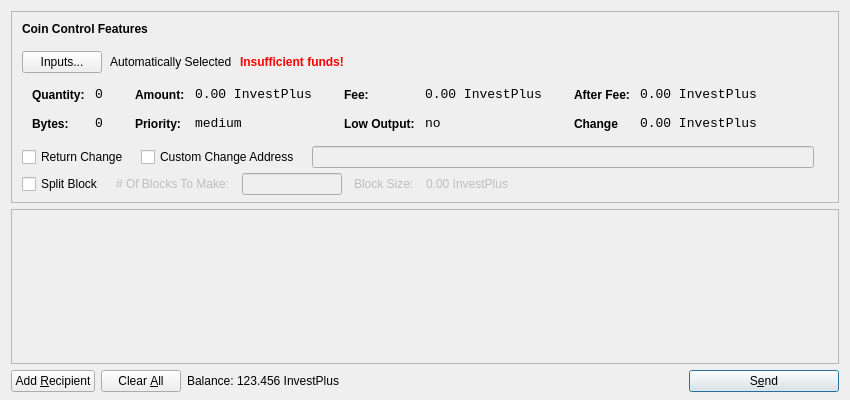
<?xml version="1.0" encoding="UTF-8"?>
<ui version="4.0">
 <class>SendCoinsDialog</class>
 <widget class="QDialog" name="SendCoinsDialog">
  <property name="geometry">
   <rect>
    <x>0</x>
    <y>0</y>
    <width>850</width>
    <height>400</height>
   </rect>
  </property>
  <property name="windowTitle">
   <string>Send Coins</string>
  </property>
  <layout class="QVBoxLayout" name="verticalLayout" stretch="0,1,0">
   <property name="bottomMargin">
    <number>8</number>
   </property>
   <item>
    <widget class="QFrame" name="frameCoinControl">
     <property name="sizePolicy">
      <sizepolicy hsizetype="Expanding" vsizetype="Expanding">
       <horstretch>0</horstretch>
       <verstretch>0</verstretch>
      </sizepolicy>
     </property>
     <property name="maximumSize">
      <size>
       <width>16777215</width>
       <height>16777215</height>
      </size>
     </property>
     <property name="frameShape">
      <enum>QFrame::StyledPanel</enum>
     </property>
     <property name="frameShadow">
      <enum>QFrame::Sunken</enum>
     </property>
     <layout class="QVBoxLayout" name="verticalLayoutCoinControl2">
      <property name="spacing">
       <number>6</number>
      </property>
      <property name="leftMargin">
       <number>0</number>
      </property>
      <property name="topMargin">
       <number>0</number>
      </property>
      <property name="rightMargin">
       <number>0</number>
      </property>
      <property name="bottomMargin">
       <number>6</number>
      </property>
      <item>
       <layout class="QVBoxLayout" name="verticalLayoutCoinControl" stretch="0,0,0,0,1">
        <property name="spacing">
         <number>0</number>
        </property>
        <property name="leftMargin">
         <number>10</number>
        </property>
        <property name="topMargin">
         <number>10</number>
        </property>
        <item>
         <layout class="QHBoxLayout" name="horizontalLayoutCoinControl1">
          <property name="bottomMargin">
           <number>15</number>
          </property>
          <item>
           <widget class="QLabel" name="labelCoinControlFeatures">
            <property name="sizePolicy">
             <sizepolicy hsizetype="Preferred" vsizetype="Maximum">
              <horstretch>0</horstretch>
              <verstretch>0</verstretch>
             </sizepolicy>
            </property>
            <property name="font">
             <font>
              <weight>75</weight>
              <bold>true</bold>
             </font>
            </property>
            <property name="styleSheet">
             <string notr="true">font-weight:bold;</string>
            </property>
            <property name="text">
             <string>Coin Control Features</string>
            </property>
           </widget>
          </item>
         </layout>
        </item>
        <item>
         <layout class="QHBoxLayout" name="horizontalLayoutCoinControl2" stretch="0,0,0,0">
          <property name="spacing">
           <number>8</number>
          </property>
          <property name="bottomMargin">
           <number>10</number>
          </property>
          <item>
           <widget class="QPushButton" name="pushButtonCoinControl">
            <property name="styleSheet">
             <string notr="true"/>
            </property>
            <property name="text">
             <string>Inputs...</string>
            </property>
           </widget>
          </item>
          <item>
           <widget class="QLabel" name="labelCoinControlAutomaticallySelected">
            <property name="text">
             <string>Automatically Selected</string>
            </property>
            <property name="margin">
             <number>5</number>
            </property>
           </widget>
          </item>
          <item>
           <widget class="QLabel" name="labelCoinControlInsuffFunds">
            <property name="font">
             <font>
              <weight>75</weight>
              <bold>true</bold>
             </font>
            </property>
            <property name="styleSheet">
             <string notr="true">color:red;font-weight:bold;</string>
            </property>
            <property name="text">
             <string>Insufficient funds!</string>
            </property>
            <property name="margin">
             <number>5</number>
            </property>
           </widget>
          </item>
          <item>
           <spacer name="horizontalSpacerCoinControl">
            <property name="orientation">
             <enum>Qt::Horizontal</enum>
            </property>
            <property name="sizeHint" stdset="0">
             <size>
              <width>40</width>
              <height>1</height>
             </size>
            </property>
           </spacer>
          </item>
         </layout>
        </item>
        <item>
         <widget class="QWidget" name="widgetCoinControl" native="true">
          <property name="sizePolicy">
           <sizepolicy hsizetype="Preferred" vsizetype="Preferred">
            <horstretch>0</horstretch>
            <verstretch>0</verstretch>
           </sizepolicy>
          </property>
          <property name="minimumSize">
           <size>
            <width>0</width>
            <height>0</height>
           </size>
          </property>
          <property name="styleSheet">
           <string notr="true"/>
          </property>
          <layout class="QHBoxLayout" name="horizontalLayoutCoinControl5">
           <property name="margin">
            <number>0</number>
           </property>
           <item>
            <layout class="QHBoxLayout" name="horizontalLayoutCoinControl3" stretch="0,0,0,1">
             <property name="spacing">
              <number>20</number>
             </property>
             <property name="topMargin">
              <number>0</number>
             </property>
             <property name="bottomMargin">
              <number>10</number>
             </property>
             <item>
              <layout class="QFormLayout" name="formLayoutCoinControl1">
               <property name="horizontalSpacing">
                <number>10</number>
               </property>
               <property name="verticalSpacing">
                <number>14</number>
               </property>
               <property name="leftMargin">
                <number>10</number>
               </property>
               <property name="topMargin">
                <number>4</number>
               </property>
               <property name="rightMargin">
                <number>6</number>
               </property>
               <item row="0" column="0">
                <widget class="QLabel" name="labelCoinControlQuantityText">
                 <property name="styleSheet">
                  <string notr="true">font-weight:bold;</string>
                 </property>
                 <property name="text">
                  <string>Quantity:</string>
                 </property>
                 <property name="margin">
                  <number>0</number>
                 </property>
                </widget>
               </item>
               <item row="0" column="1">
                <widget class="QLabel" name="labelCoinControlQuantity">
                 <property name="font">
                  <font>
                   <family>Monospace</family>
                   <pointsize>10</pointsize>
                  </font>
                 </property>
                 <property name="cursor">
                  <cursorShape>IBeamCursor</cursorShape>
                 </property>
                 <property name="contextMenuPolicy">
                  <enum>Qt::ActionsContextMenu</enum>
                 </property>
                 <property name="text">
                  <string>0</string>
                 </property>
                 <property name="margin">
                  <number>0</number>
                 </property>
                 <property name="textInteractionFlags">
                  <set>Qt::LinksAccessibleByMouse|Qt::TextSelectableByKeyboard|Qt::TextSelectableByMouse</set>
                 </property>
                </widget>
               </item>
               <item row="1" column="0">
                <widget class="QLabel" name="labelCoinControlBytesText">
                 <property name="styleSheet">
                  <string notr="true">font-weight:bold;</string>
                 </property>
                 <property name="text">
                  <string>Bytes:</string>
                 </property>
                </widget>
               </item>
               <item row="1" column="1">
                <widget class="QLabel" name="labelCoinControlBytes">
                 <property name="font">
                  <font>
                   <family>Monospace</family>
                   <pointsize>10</pointsize>
                  </font>
                 </property>
                 <property name="cursor">
                  <cursorShape>IBeamCursor</cursorShape>
                 </property>
                 <property name="contextMenuPolicy">
                  <enum>Qt::ActionsContextMenu</enum>
                 </property>
                 <property name="text">
                  <string>0</string>
                 </property>
                 <property name="textInteractionFlags">
                  <set>Qt::LinksAccessibleByMouse|Qt::TextSelectableByKeyboard|Qt::TextSelectableByMouse</set>
                 </property>
                </widget>
               </item>
              </layout>
             </item>
             <item>
              <layout class="QFormLayout" name="formLayoutCoinControl2">
               <property name="horizontalSpacing">
                <number>10</number>
               </property>
               <property name="verticalSpacing">
                <number>14</number>
               </property>
               <property name="leftMargin">
                <number>6</number>
               </property>
               <property name="topMargin">
                <number>4</number>
               </property>
               <property name="rightMargin">
                <number>6</number>
               </property>
               <item row="0" column="0">
                <widget class="QLabel" name="labelCoinControlAmountText">
                 <property name="styleSheet">
                  <string notr="true">font-weight:bold;</string>
                 </property>
                 <property name="text">
                  <string>Amount:</string>
                 </property>
                 <property name="margin">
                  <number>0</number>
                 </property>
                </widget>
               </item>
               <item row="0" column="1">
                <widget class="QLabel" name="labelCoinControlAmount">
                 <property name="font">
                  <font>
                   <family>Monospace</family>
                   <pointsize>10</pointsize>
                  </font>
                 </property>
                 <property name="cursor">
                  <cursorShape>IBeamCursor</cursorShape>
                 </property>
                 <property name="contextMenuPolicy">
                  <enum>Qt::ActionsContextMenu</enum>
                 </property>
                 <property name="text">
                  <string>0.00 InvestPlus</string>
                 </property>
                 <property name="textInteractionFlags">
                  <set>Qt::LinksAccessibleByMouse|Qt::TextSelectableByKeyboard|Qt::TextSelectableByMouse</set>
                 </property>
                </widget>
               </item>
               <item row="1" column="0">
                <widget class="QLabel" name="labelCoinControlPriorityText">
                 <property name="styleSheet">
                  <string notr="true">font-weight:bold;</string>
                 </property>
                 <property name="text">
                  <string>Priority:</string>
                 </property>
                </widget>
               </item>
               <item row="1" column="1">
                <widget class="QLabel" name="labelCoinControlPriority">
                 <property name="font">
                  <font>
                   <family>Monospace</family>
                   <pointsize>10</pointsize>
                  </font>
                 </property>
                 <property name="cursor">
                  <cursorShape>IBeamCursor</cursorShape>
                 </property>
                 <property name="contextMenuPolicy">
                  <enum>Qt::ActionsContextMenu</enum>
                 </property>
                 <property name="text">
                  <string>medium</string>
                 </property>
                 <property name="textInteractionFlags">
                  <set>Qt::LinksAccessibleByMouse|Qt::TextSelectableByKeyboard|Qt::TextSelectableByMouse</set>
                 </property>
                </widget>
               </item>
              </layout>
             </item>
             <item>
              <layout class="QFormLayout" name="formLayoutCoinControl3">
               <property name="horizontalSpacing">
                <number>10</number>
               </property>
               <property name="verticalSpacing">
                <number>14</number>
               </property>
               <property name="leftMargin">
                <number>6</number>
               </property>
               <property name="topMargin">
                <number>4</number>
               </property>
               <property name="rightMargin">
                <number>6</number>
               </property>
               <item row="0" column="0">
                <widget class="QLabel" name="labelCoinControlFeeText">
                 <property name="styleSheet">
                  <string notr="true">font-weight:bold;</string>
                 </property>
                 <property name="text">
                  <string>Fee:</string>
                 </property>
                 <property name="margin">
                  <number>0</number>
                 </property>
                </widget>
               </item>
               <item row="0" column="1">
                <widget class="QLabel" name="labelCoinControlFee">
                 <property name="font">
                  <font>
                   <family>Monospace</family>
                   <pointsize>10</pointsize>
                  </font>
                 </property>
                 <property name="cursor">
                  <cursorShape>IBeamCursor</cursorShape>
                 </property>
                 <property name="contextMenuPolicy">
                  <enum>Qt::ActionsContextMenu</enum>
                 </property>
                 <property name="text">
                  <string>0.00 InvestPlus</string>
                 </property>
                 <property name="textInteractionFlags">
                  <set>Qt::LinksAccessibleByMouse|Qt::TextSelectableByKeyboard|Qt::TextSelectableByMouse</set>
                 </property>
                </widget>
               </item>
               <item row="1" column="0">
                <widget class="QLabel" name="labelCoinControlLowOutputText">
                 <property name="styleSheet">
                  <string notr="true">font-weight:bold;</string>
                 </property>
                 <property name="text">
                  <string>Low Output:</string>
                 </property>
                </widget>
               </item>
               <item row="1" column="1">
                <widget class="QLabel" name="labelCoinControlLowOutput">
                 <property name="font">
                  <font>
                   <family>Monospace</family>
                   <pointsize>10</pointsize>
                  </font>
                 </property>
                 <property name="cursor">
                  <cursorShape>IBeamCursor</cursorShape>
                 </property>
                 <property name="contextMenuPolicy">
                  <enum>Qt::ActionsContextMenu</enum>
                 </property>
                 <property name="text">
                  <string>no</string>
                 </property>
                 <property name="textInteractionFlags">
                  <set>Qt::LinksAccessibleByMouse|Qt::TextSelectableByKeyboard|Qt::TextSelectableByMouse</set>
                 </property>
                </widget>
               </item>
              </layout>
             </item>
             <item>
              <layout class="QFormLayout" name="formLayoutCoinControl4">
               <property name="fieldGrowthPolicy"> 
                 <enum>QFormLayout::AllNonFixedFieldsGrow</enum> 
                </property>			  
               <property name="horizontalSpacing">
                <number>10</number>
               </property>
               <property name="verticalSpacing">
                <number>14</number>
               </property>
               <property name="leftMargin">
                <number>6</number>
               </property>
               <property name="topMargin">
                <number>4</number>
               </property>
               <property name="rightMargin">
                <number>6</number>
               </property>
               <item row="0" column="0">
                <widget class="QLabel" name="labelCoinControlAfterFeeText">
                 <property name="styleSheet">
                  <string notr="true">font-weight:bold;</string>
                 </property>
                 <property name="text">
                  <string>After Fee:</string>
                 </property>
                 <property name="margin">
                  <number>0</number>
                 </property>
                </widget>
               </item>
               <item row="0" column="1">
                <widget class="QLabel" name="labelCoinControlAfterFee">
                 <property name="font">
                  <font>
                   <family>Monospace</family>
                   <pointsize>10</pointsize>
                  </font>
                 </property>
                 <property name="cursor">
                  <cursorShape>IBeamCursor</cursorShape>
                 </property>
                 <property name="contextMenuPolicy">
                  <enum>Qt::ActionsContextMenu</enum>
                 </property>
                 <property name="text">
                  <string>0.00 InvestPlus</string>
                 </property>
                 <property name="textInteractionFlags">
                  <set>Qt::LinksAccessibleByMouse|Qt::TextSelectableByKeyboard|Qt::TextSelectableByMouse</set>
                 </property>
                </widget>
               </item>
               <item row="1" column="0">
                <widget class="QLabel" name="labelCoinControlChangeText">
                 <property name="styleSheet">
                  <string notr="true">font-weight:bold;</string>
                 </property>
                 <property name="text">
                  <string>Change</string>
                 </property>
                </widget>
               </item>
               <item row="1" column="1">
                <widget class="QLabel" name="labelCoinControlChange">
                 <property name="font">
                  <font>
                   <family>Monospace</family>
                   <pointsize>10</pointsize>
                  </font>
                 </property>
                 <property name="cursor">
                  <cursorShape>IBeamCursor</cursorShape>
                 </property>
                 <property name="contextMenuPolicy">
                  <enum>Qt::ActionsContextMenu</enum>
                 </property>
                 <property name="text">
                  <string>0.00 InvestPlus</string>
                 </property>
                 <property name="textInteractionFlags">
                  <set>Qt::LinksAccessibleByMouse|Qt::TextSelectableByKeyboard|Qt::TextSelectableByMouse</set>
                 </property>
                </widget>
               </item>
              </layout>
             </item>
            </layout>
           </item>
          </layout>
         </widget>
        </item>
        <item>
        <layout class="QHBoxLayout" name="horizontalLayoutCoinControl4" stretch="0,0,0,0">
          <property name="spacing">
           <number>12</number>
          </property>
          <property name="sizeConstraint">
           <enum>QLayout::SetDefaultConstraint</enum>
          </property>
          <property name="topMargin">
           <number>5</number>
          </property>
          <property name="rightMargin">
           <number>5</number>
          </property>
          <item>
		  <widget class="QCheckBox" name="returnChangeCheckBox">
 		  <property name="text">
 		  <string>Return Change</string>
 		  </property>
		  </widget>
 		  </item>
 		  <item>		  
           <widget class="QCheckBox" name="checkBoxCoinControlChange">
            <property name="text">
             <string>Custom Change Address</string>
            </property>
           </widget>
          </item>
          <item>
           <widget class="QLineEdit" name="lineEditCoinControlChange">
            <property name="enabled">
             <bool>false</bool>
            </property>
            <property name="sizePolicy">
             <sizepolicy hsizetype="Expanding" vsizetype="Fixed">
              <horstretch>0</horstretch>
              <verstretch>0</verstretch>
             </sizepolicy>
            </property>
           </widget>
          </item>
          <item>
           <widget class="QLabel" name="labelCoinControlChangeLabel">
            <property name="sizePolicy">
             <sizepolicy hsizetype="Preferred" vsizetype="Expanding">
              <horstretch>0</horstretch>
              <verstretch>0</verstretch>
             </sizepolicy>
            </property>
            <property name="minimumSize">
             <size>
              <width>0</width>
              <height>0</height>
             </size>
            </property>
            <property name="text">
             <string/>
            </property>
            <property name="margin">
             <number>3</number>
            </property>
           </widget>
          </item>
         </layout>
        </item>
        <item>
         <layout class="QHBoxLayout" name="horizontalLayoutCoinControl4a" stretch="0,0,0,0">
           <property name="alignment" >
          <set>Qt::AlignLeft</set>
           </property>
           <property name="spacing">
            <number>12</number>
           </property>
           <property name="sizeConstraint">
            <enum>QLayout::SetDefaultConstraint</enum>
           </property>
           <property name="topMargin">
            <number>5</number>
           </property>
           <property name="rightMargin">
            <number>5</number>
           </property>
            <item> 
            <widget class="QCheckBox" name="splitBlockCheckBox"> 
             <property name="text"> 
              <string>Split Block</string> 
             </property> 
            </widget> 
           </item> 
           <item> 
            <widget class="QLabel" name="labelBlocksToMakeText"> 
             <property name="enabled"> 
              <bool>false</bool> 
             </property> 
             <property name="text"> 
              <string># Of Blocks To Make:</string> 
             </property> 
            </widget> 
           </item>
           <item> 
            <widget class="QLineEdit" name="splitBlockLineEdit"> 
             <property name="enabled"> 
              <bool>false</bool> 
             </property> 
             <property name="sizePolicy"> 
              <sizepolicy hsizetype="Fixed" vsizetype="Fixed"> 
               <horstretch>0</horstretch> 
               <verstretch>0</verstretch> 
              </sizepolicy> 
             </property> 
             <property name="maximumSize"> 
              <size> 
               <width>100</width> 
               <height>16777215</height> 
              </size> 
             </property> 
            </widget> 
           </item> 
           <item> 
            <widget class="QLabel" name="labelBlockSizeText"> 
             <property name="enabled"> 
              <bool>false</bool> 
             </property> 
             <property name="text"> 
              <string>Block Size:</string> 
             </property> 
            </widget> 
           </item> 
           <item> 
            <widget class="QLabel" name="labelBlockSize"> 
             <property name="enabled"> 
              <bool>false</bool> 
             </property> 
             <property name="text"> 
              <string>0.00 InvestPlus</string> 
             </property>
            </widget> 
            </item>
          </layout>
         </item>
         <item>		
         <spacer name="verticalSpacerCoinControl">
          <property name="orientation">
           <enum>Qt::Vertical</enum>
          </property>
          <property name="sizeHint" stdset="0">
           <size>
            <width>800</width>
            <height>1</height>
           </size>
          </property>
         </spacer>
        </item>
       </layout>
      </item>
     </layout>
    </widget>
   </item>
   <item>
    <widget class="QScrollArea" name="scrollArea">
     <property name="widgetResizable">
      <bool>true</bool>
     </property>
     <widget class="QWidget" name="scrollAreaWidgetContents">
      <property name="geometry">
       <rect>
        <x>0</x>
        <y>0</y>
        <width>830</width>
        <height>172</height>
       </rect>
      </property>
      <layout class="QVBoxLayout" name="verticalLayout_2">
       <property name="margin">
        <number>0</number>
       </property>
       <item>
        <layout class="QVBoxLayout" name="entries">
         <property name="spacing">
          <number>6</number>
         </property>
        </layout>
       </item>
       <item>
        <spacer name="verticalSpacer">
         <property name="orientation">
          <enum>Qt::Vertical</enum>
         </property>
         <property name="sizeHint" stdset="0">
          <size>
           <width>20</width>
           <height>40</height>
          </size>
         </property>
        </spacer>
       </item>
      </layout>
     </widget>
    </widget>
   </item>
   <item>
    <layout class="QHBoxLayout" name="horizontalLayout">
     <item>
      <widget class="QPushButton" name="addButton">
       <property name="toolTip">
        <string>Send to multiple recipients at once</string>
       </property>
       <property name="text">
        <string>Add &amp;Recipient</string>
       </property>
       <property name="icon">
        <iconset resource="../bitcoin.qrc">
         <normaloff>:/icons/add</normaloff>:/icons/add</iconset>
       </property>
       <property name="autoDefault">
        <bool>false</bool>
       </property>
      </widget>
     </item>
     <item>
      <widget class="QPushButton" name="clearButton">
       <property name="sizePolicy">
        <sizepolicy hsizetype="Minimum" vsizetype="Fixed">
         <horstretch>0</horstretch>
         <verstretch>0</verstretch>
        </sizepolicy>
       </property>
       <property name="toolTip">
        <string>Remove all transaction fields</string>
       </property>
       <property name="text">
        <string>Clear &amp;All</string>
       </property>
       <property name="icon">
        <iconset resource="../bitcoin.qrc">
         <normaloff>:/icons/remove</normaloff>:/icons/remove</iconset>
       </property>
       <property name="autoRepeatDelay">
        <number>300</number>
       </property>
       <property name="autoDefault">
        <bool>false</bool>
       </property>
      </widget>
     </item>
     <item>
      <layout class="QHBoxLayout" name="horizontalLayout_2">
       <property name="spacing">
        <number>3</number>
       </property>
       <item>
        <widget class="QLabel" name="label">
         <property name="sizePolicy">
          <sizepolicy hsizetype="Preferred" vsizetype="Fixed">
           <horstretch>0</horstretch>
           <verstretch>0</verstretch>
          </sizepolicy>
         </property>
         <property name="text">
          <string>Balance:</string>
         </property>
        </widget>
       </item>
       <item>
        <widget class="QLabel" name="labelBalance">
         <property name="sizePolicy">
          <sizepolicy hsizetype="Preferred" vsizetype="Fixed">
           <horstretch>0</horstretch>
           <verstretch>0</verstretch>
          </sizepolicy>
         </property>
         <property name="cursor">
          <cursorShape>IBeamCursor</cursorShape>
         </property>
         <property name="text">
          <string>123.456 InvestPlus</string>
         </property>
         <property name="textInteractionFlags">
          <set>Qt::LinksAccessibleByMouse|Qt::TextSelectableByKeyboard|Qt::TextSelectableByMouse</set>
         </property>
        </widget>
       </item>
      </layout>
     </item>
     <item>
      <spacer name="horizontalSpacer">
       <property name="orientation">
        <enum>Qt::Horizontal</enum>
       </property>
       <property name="sizeHint" stdset="0">
        <size>
         <width>40</width>
         <height>20</height>
        </size>
       </property>
      </spacer>
     </item>
     <item>
      <widget class="QPushButton" name="sendButton">
       <property name="minimumSize">
        <size>
         <width>150</width>
         <height>0</height>
        </size>
       </property>
       <property name="toolTip">
        <string>Confirm the send action</string>
       </property>
       <property name="text">
        <string>S&amp;end</string>
       </property>
       <property name="icon">
        <iconset resource="../bitcoin.qrc">
         <normaloff>:/icons/send</normaloff>:/icons/send</iconset>
       </property>
       <property name="default">
        <bool>true</bool>
       </property>
      </widget>
     </item>
    </layout>
   </item>
  </layout>
 </widget>
 <resources>
  <include location="../bitcoin.qrc"/>
 </resources>
 <connections/>
</ui>
